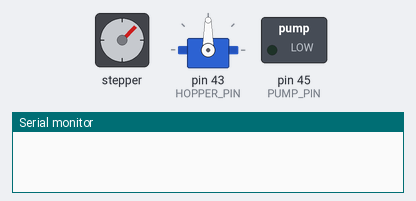
Bench run of a sketch on a simulated Arduino Mega 2560, built with avr-gcc and run on an emulated ATmega2560. On the bench: stepper motor, servo, switched loads named in the sketch (green lamp = pin HIGH), the last lines printed to the serial monitor. Wiring (inferred from the names in the program): stepper motor driver (200 steps per turn assumed): step pin 22; direction pin 41. Pins used as bus, display or sensor lines are not drawn.

Above: at 0.2 s.
At 3.0 s:
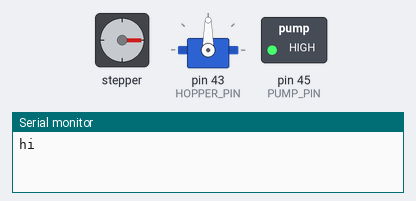
At 7.0 s:
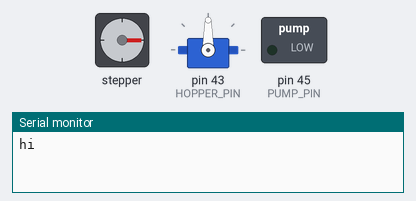
Timing chart, 0 to 8.5 s (numbered marks = the images above):
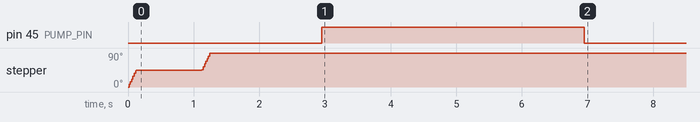

The sketch:

MainSystem.ino
```cpp
#include <Servo.h>

struct Plant
{
  public:
    // Attributes
    String plantName;
    int plantPos;
    int timerWater;
    int timerFert;
    int lastHeightMeasured;
    int waterValue;
    int fertValue;

    Plant(int pP, int tW, int tF, int lHM, int wV, int fV) : plantPos(pP),
      timerWater(tW),
      timerFert(tF),
      lastHeightMeasured(lHM),
      waterValue(wV),
      fertValue(fV)
    {

    }
};

struct GardeningSystem
{
  public:
    // General Attributes
    bool isSpaceAvailable;
    //  Plant plants[4];

    // Attributes for the turntable
    const int PIN_STEP_TURNTABLE = 22;
    const int PIN_DIRECTION_TURNTABLE = 41;
    const int STEPS_PER_TURN = 200;
    const int delay_between_step_microsec = 5000; //For 60 RMS Speed
    int currentPlantFacingChamber = 0;

    //Attributes for the pump
    const int PUMP_PIN = 45;


    // Attributes for the hopper fertilizer
    Servo hopperServo;
    const int HOPPER_PIN = 43;

    //Methods

    GardeningSystem()
    {
    }

    int measureHeight()
    {
    }

    void stepTurntable(bool forward)
    {
      // setting the direction
      if (forward == true)
      {
        digitalWrite(PIN_DIRECTION_TURNTABLE, HIGH);
      }
      else
      {
        digitalWrite(PIN_DIRECTION_TURNTABLE, LOW);
      }
      delayMicroseconds(1); // minimum delay is .6us
      // creating a step
      digitalWrite(PIN_STEP_TURNTABLE, HIGH);
      delayMicroseconds(4); // minimum delay is 1.9us
      digitalWrite(PIN_STEP_TURNTABLE, LOW);
    }

    void steps(int number_of_steps)
    {
      bool move_forward = true;
      // Establishing the direction
      if (number_of_steps >= 0)
      {
        move_forward = true;
      }
      else
      {
        move_forward = false;
        number_of_steps = -number_of_steps;
      }
      // Generating the steps
      for (int i = 0; i < number_of_steps; i++)
      {
        stepTurntable(move_forward);
        // Delay for proper speed
        delayMicroseconds(delay_between_step_microsec);
      }
    }

    void rotate(int pos)
    {
      while (pos != currentPlantFacingChamber)
      {
        steps(25);
        delay(1000);
        steps(25);
        delay(1000);
        currentPlantFacingChamber++;
        currentPlantFacingChamber = currentPlantFacingChamber % 4;
      }
      delay(500);
    }

    void pourWater(int waterValue, int pos)
    {
      //Water pump is on the left of the chamber
      pos = (pos - 1);
      if (pos < 0) {
        pos = 3;
      }
      rotate(pos);

      delay(200);
      analogWrite(PUMP_PIN, 255);
      Serial.println("hi");
      delay(4000);
      analogWrite(PUMP_PIN, 0);
      delay(2000);
    }

    void addFert(int fertValue, int pos)
    {
      //Fertilizer hopper is on the right of the chamber
      pos = (pos + 1);
      pos = pos % 4;
      rotate(pos);
      hopperServo.write(0);
      delay(2000);
      hopperServo.write(90);
      delay(2000);
    }

    //  void senseNewPlant(){
    //    if (isSpaceAvailable){
    //      if (this.plants == NULL){
    //
    //      }
    //    }
    //  }

    void pushPlantInside(int pos)
    {
      rotate(pos);
    }

    void pushPlantOutside(int pos)
    {
      rotate(pos);
    }
};

void setup()
{
  Serial.begin(9600);
  GardeningSystem gardeningSystem;
  pinMode(gardeningSystem.PIN_STEP_TURNTABLE, OUTPUT);
  pinMode(gardeningSystem.PIN_DIRECTION_TURNTABLE, OUTPUT);
  gardeningSystem.hopperServo.attach(gardeningSystem.HOPPER_PIN);
  pinMode(gardeningSystem.PUMP_PIN, OUTPUT);

  gardeningSystem.pourWater(2, 2);
}

void loop()
{
  // put your main code here, to run repeatedly:
}
```
